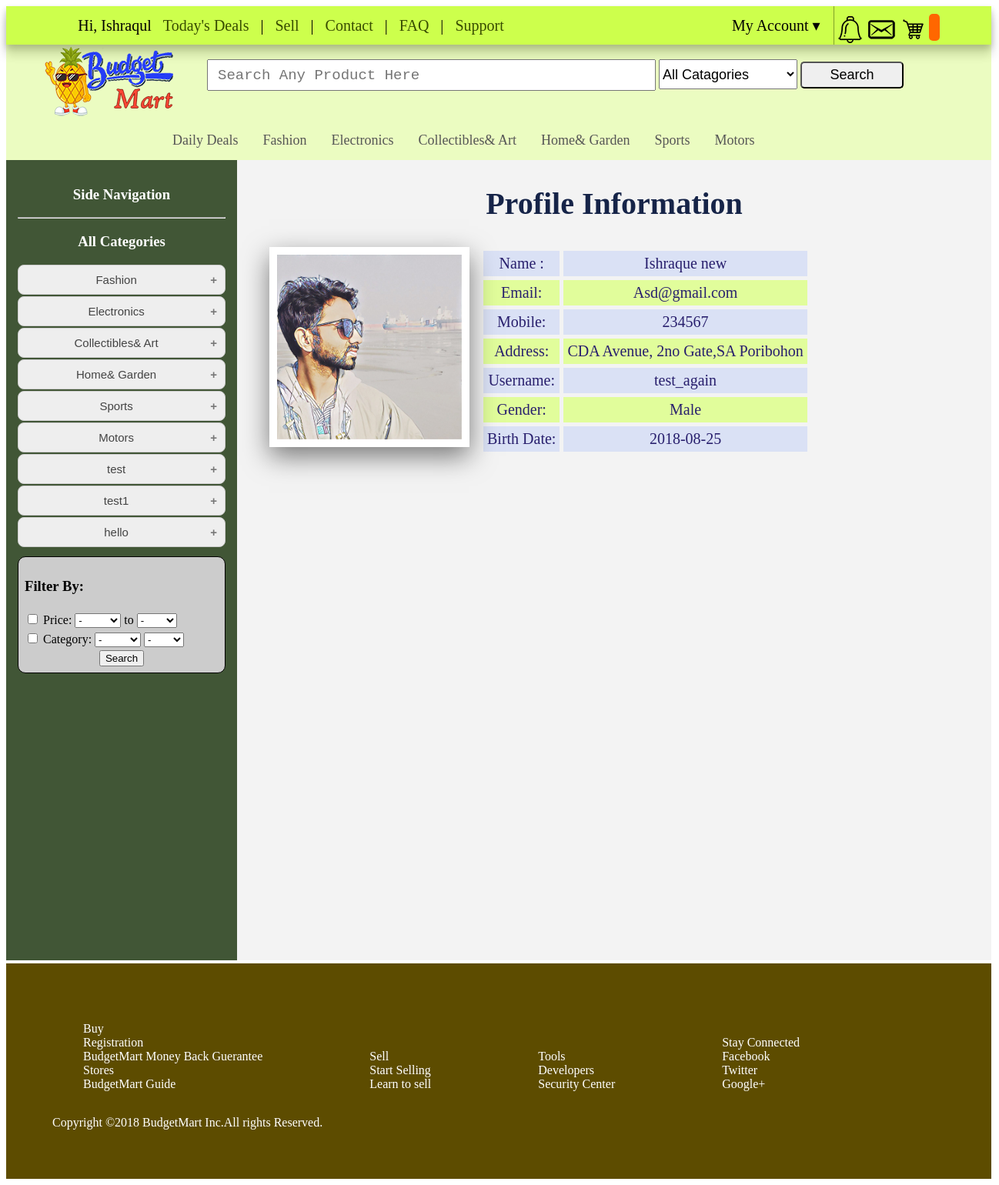
Screenshot of /user/profile.php (signed in) with the database file from the repository.
### tables this page shows
CREATE TABLE IF NOT EXISTS `category` (
  `cat_id` int(11) NOT NULL AUTO_INCREMENT,
  `cat_name` varchar(30) DEFAULT NULL,
  `cat_icon` varchar(30) DEFAULT NULL,
  `cat_pic` varchar(30) DEFAULT NULL,
  PRIMARY KEY (`cat_id`)
);

CREATE TABLE IF NOT EXISTS `users` (
  `user_id` int(30) NOT NULL AUTO_INCREMENT,
  `username` varchar(30) DEFAULT NULL,
  `PASS` varchar(20) DEFAULT NULL,
  `f_name` varchar(30) DEFAULT NULL,
  `l_name` varchar(30) DEFAULT NULL,
  `email` varchar(30) DEFAULT NULL,
  `gender` varchar(10) DEFAULT NULL,
  `address` varchar(100) DEFAULT NULL,
  `phone` int(150) DEFAULT NULL,
  `birth_date` date DEFAULT NULL,
  `picture` varchar(200) DEFAULT NULL,
  `reg_date` date DEFAULT NULL,
  `shop_id` varchar(30) NOT NULL,
  PRIMARY KEY (`user_id`)
);

### user/profile.php (the view)
<?php
include("inc/header.php");
?>
<div class="main-section">
	 <?php
   $sql="SELECT username,f_name,l_name,email,gender,address,phone,birth_date,picture
FROM users where user_id=$user_id";
    $r=$conn->query($sql);
    while ($row=$r -> fetch_assoc()) {
    	$username=$row['username'];
    	$f_name=$row['f_name'];
    	$l_name=$row['l_name'];
    	$email=$row['email'];
    	$gender=$row['gender'];
    	$address=$row['address'];
    	$phone=$row['phone'];
    	$birth_date=$row['birth_date'];
    	$picture=$row['picture'];
    }
  ?>
   <h2 style="    text-align: center;
    font-family: cursive;
    font-size: 40px;
    color: #162448;">Profile Information</h2>
       <div class="profile_view">
           <img width="100%" src="uploads/<?php echo $picture; ?>">
       </div>
      <table class="profile_info" style="border-spacing: 5px;text-align: center;font-size: 20px;font-family: cursive;">
            <tr><td>  Name : </td> <td>  <?php echo "$f_name $l_name"; ?> </td>  </tr>
            <tr><td>  Email: </td> <td>  <?php echo $email; ?> </td>  </tr>
            <tr><td>  Mobile: </td> <td>  <?php echo $phone; ?></td>  </tr>
            <tr><td>  Address: </td> <td>  <?php echo $address; ?> </td>  </tr>
           <tr><td>  Username: </td> <td>  <?php echo $username; ?></td>  </tr>
           <tr><td>  Gender: </td> <td>  <?php echo $gender; ?></td>  </tr>
            <tr><td>  Birth Date: </td> <td>  <?php echo $birth_date; ?></td>  </tr>
      </table>
</div>
<?php
include("inc/footer.php");
?>

### user/inc/header.php (shortened to what this page needs)
<?php
include('plugins/connect.php');
    $user_id=$_SESSION['user_id'];
?>
<!DOCTYPE html>
<html>
<head>
	 <link rel="stylesheet" type="text/css" href="plugins/style.css">
</head>
<body>
<div class="nav-top">
	       <div class="nav-top-leftpart">
	       	 Hi, Ishraqul
           <a href="#">Today's Deals</a> |
           <a href="sell.php">Sell</a> |
           <a href="#">Contact</a> |
           <a href="#">FAQ</a> |
            <a href="support.php">Support</a>
	       </div>
         <div class="nav-top-rightpart">
         <div class="dropdown1">
            <a class="dropbtn1" href="#">My Account &#x25BE;</a>
          </div>
      <a href="#"><img src="plugins/images/notifications_icon.png"></a>
         <a href="#"><img src="plugins/images/messege.png"></a>
          <a href="cart.php"><img src="plugins/images/cart.png"></a>
          <span id="cart_amount" style="background-color: #ff6700;
    color: #ffffff;
    border-radius: 5px;
    padding: 7px;
    font-size: 26px;"> </span>
         </div>
	  </div>
   <div class="nav-mid">
   	 <a href="index.php"> <img src="plugins/images/logo.png"></a>
   	 <div class="nav-mid_search">
   	 	 <input style="    font-size: 19px;
    font-family: monospace;
    padding-left: 12px;" type="text" name="search" placeholder="Search Any Product Here">
   	   <select>
   	   	     <option>All Catagories</option>
   	   </select>
   	   <input type="submit" name="" value="Search">
   	 </div>
   </div>
   <div class="nav-bar">
     <ul>
      <li><a href="product.php">Daily Deals</a></li>
<?php
     $sql1="SELECT cat_name,cat_icon,cat_pic FROM category LIMIT 6;";
     $r1=$conn->query($sql1);
   if($r1->num_rows > 0)
 {
    while($cat_row = $r1->fetch_assoc())
    {
        $cat_name=$cat_row['cat_name'];
     ?>
   <li class="dropdown">
        <a class="dropbtn" href="#"><?php echo $cat_name; ?></a>
    </li>
   <?php
    }
 }
?>
     </ul>
   </div>
   <div class="side-nav">
    <h3 style="text-align:center;color:white;">Side Navigation</h3> <hr>
    <h3 style="text-align:center;color:white;">All Categories</h3>
    <div class="all-menu">
    <?php
          $sql="SELECT cat_id,cat_name FROM category";
     $r=$conn->query($sql);
     if($r->num_rows > 0)
 {
    while($row = $r->fetch_assoc())
    {
          $cat_name=$row['cat_name'];
?>
<button class="accordion" style="text-align:center;" > <?php echo $cat_name; ?> </button>
<?php
    }
}
    ?>
    </div>
  <form class="" action="index.html" method="post">
  <table style="background-color:#ccc;border-radius:10px;border:1px solid black;margin-top:10px;padding:5px;width:270px;">
    <tr>
      <td >   <h3 >Filter By:</h3> </td>
    </tr>
     <tr>
       <td>
         <input type="checkbox" name="price" value=""> Price:
         <select class="" name="">
           <option value="-"> - </option>
         </select>
         to
         <select class="" name="">
             <option value="-"> - </option>
         </select>
       </td>
     </tr>
     <tr>
       <td>
         <input type="checkbox" name="cat_info" value=""> Category:
         <select class="" name="">
            <option value="0"> - </option>
         </select>
         <select class="" name="">
             <option value="-"> -</option>
         </select>
       </td>
     </tr>
     <tr>
       <td style="text-align:center;">
         <input type="submit" name="search" value="Search">
       </td>
     </tr>
  </table>
  </form>
  </div>

### rows the page displays
category: cat_name "Fashion"
category: cat_name "Electronics"
category: cat_name "Collectibles& Art"
category: cat_name "Home& Garden"
category: cat_name "Sports"
category: cat_name "Motors"
category: cat_name "test"
category: cat_name "test1"
category: cat_name "hello"
users: picture (picture), f_name "Ishraque", l_name "new", email "Asd@gmail.com", phone "234567", address "CDA Avenue, 2no Gate,SA Poribohon", username "test_again", gender "Male", birth_date "2018-08-25"
